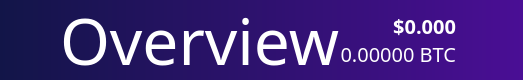
          <widget class="QFrame" name="NavBar">
           <property name="sizePolicy">
            <sizepolicy hsizetype="Preferred" vsizetype="Preferred">
             <horstretch>0</horstretch>
             <verstretch>0</verstretch>
            </sizepolicy>
           </property>
           <property name="minimumSize">
            <size>
             <width>500</width>
             <height>80</height>
            </size>
           </property>
           <property name="maximumSize">
            <size>
             <width>16777215</width>
             <height>80</height>
            </size>
           </property>
           <property name="layoutDirection">
            <enum>Qt::LeftToRight</enum>
           </property>
           <property name="autoFillBackground">
            <bool>false</bool>
           </property>
           <property name="styleSheet">
            <string notr="true">background: QLinearGradient(x1: 0, y1: 0, x2: 1, y2: 0, stop: 0 #121548, stop: 1 #4a0e95);
border:0;
</string>
           </property>
           <property name="frameShape">
            <enum>QFrame::StyledPanel</enum>
           </property>
           <property name="frameShadow">
            <enum>QFrame::Raised</enum>
           </property>
           <layout class="QHBoxLayout" name="horizontalLayout_3">
            <property name="spacing">
             <number>0</number>
            </property>
            <property name="leftMargin">
             <number>60</number>
            </property>
            <property name="topMargin">
             <number>0</number>
            </property>
            <property name="rightMargin">
             <number>60</number>
            </property>
            <property name="bottomMargin">
             <number>0</number>
            </property>
            <item>
             <widget class="QLabel" name="label_2">
              <property name="sizePolicy">
               <sizepolicy hsizetype="Preferred" vsizetype="Preferred">
                <horstretch>0</horstretch>
                <verstretch>0</verstretch>
               </sizepolicy>
              </property>
              <property name="font">
               <font>
                <family>ZoinLight</family>
                <pointsize>48</pointsize>
               </font>
              </property>
              <property name="autoFillBackground">
               <bool>false</bool>
              </property>
              <property name="styleSheet">
               <string notr="true">color:white;
background-color: rgba(255, 255, 255,0);</string>
              </property>
              <property name="text">
               <string>Overview</string>
              </property>
              <property name="indent">
               <number>0</number>
              </property>
              <property name="textInteractionFlags">
               <set>Qt::NoTextInteraction</set>
              </property>
             </widget>
            </item>
            <item>
             <layout class="QVBoxLayout" name="verticalLayout_5">
              <item>
               <widget class="QLabel" name="priceUSD">
                <property name="font">
                 <font>
                  <family>ZoinSemiBold</family>
                  <pointsize>15</pointsize>
                  <weight>75</weight>
                  <bold>true</bold>
                 </font>
                </property>
                <property name="styleSheet">
                 <string notr="true">background-color: rgb(0,0,0,0);
color: white;</string>
                </property>
                <property name="text">
                 <string>$0.000</string>
                </property>
                <property name="alignment">
                 <set>Qt::AlignBottom|Qt::AlignRight|Qt::AlignTrailing</set>
                </property>
               </widget>
              </item>
              <item>
               <widget class="QLabel" name="priceBTC">
                <property name="font">
                 <font>
                  <family>ZoinLight</family>
                  <pointsize>15</pointsize>
                 </font>
                </property>
                <property name="styleSheet">
                 <string notr="true">background-color: rgb(0,0,0,0);
color: white;</string>
                </property>
                <property name="text">
                 <string>0.00000 BTC</string>
                </property>
                <property name="alignment">
                 <set>Qt::AlignRight|Qt::AlignTop|Qt::AlignTrailing</set>
                </property>
               </widget>
              </item>
             </layout>
            </item>
            <item>
             <widget class="QLabel" name="label_6">
              <property name="sizePolicy">
               <sizepolicy hsizetype="Fixed" vsizetype="Fixed">
                <horstretch>0</horstretch>
                <verstretch>0</verstretch>
               </sizepolicy>
              </property>
              <property name="styleSheet">
               <string notr="true">background: rgb(0,0,0,0);</string>
              </property>
              <property name="text">
               <string/>
              </property>
              <property name="pixmap">
               <pixmap resource="../bitcoin.qrc">:/icons/Exports_45</pixmap>
              </property>
              <property name="scaledContents">
               <bool>false</bool>
              </property>
             </widget>
            </item>
           </layout>
          </widget>
